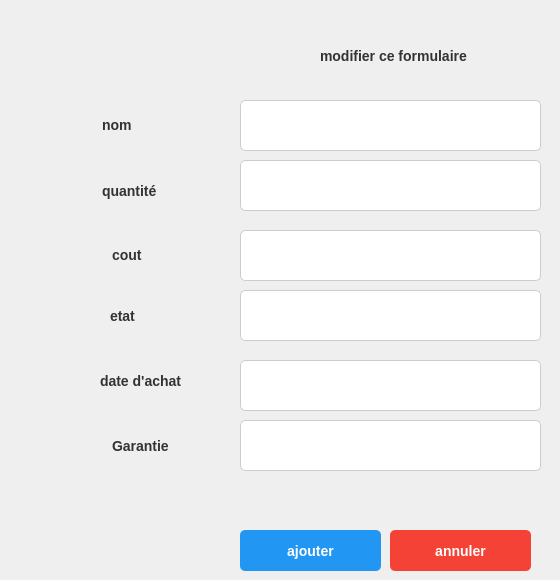
          <widget class="QWidget" name="page_10">
           <widget class="QLabel" name="label_59">
            <property name="geometry">
             <rect>
              <x>102</x>
              <y>109</y>
              <width>131</width>
              <height>31</height>
             </rect>
            </property>
            <property name="styleSheet">
             <string notr="true">QLabel {
    font-size: 14px; /* Taille de la police */
    font-weight: bold; /* Texte en gras */
    color: #333333; /* Couleur du texte gris foncé */
}</string>
            </property>
            <property name="text">
             <string>nom</string>
            </property>
           </widget>
           <widget class="QLabel" name="label_60">
            <property name="geometry">
             <rect>
              <x>102</x>
              <y>170</y>
              <width>131</width>
              <height>41</height>
             </rect>
            </property>
            <property name="styleSheet">
             <string notr="true">QLabel {
    font-size: 14px; /* Taille de la police */
    font-weight: bold; /* Texte en gras */
    color: #333333; /* Couleur du texte gris foncé */
}</string>
            </property>
            <property name="text">
             <string>quantité</string>
            </property>
           </widget>
           <widget class="QLabel" name="label_61">
            <property name="geometry">
             <rect>
              <x>112</x>
              <y>239</y>
              <width>121</width>
              <height>31</height>
             </rect>
            </property>
            <property name="styleSheet">
             <string notr="true">QLabel {
    font-size: 14px; /* Taille de la police */
    font-weight: bold; /* Texte en gras */
    color: #333333; /* Couleur du texte gris foncé */
}</string>
            </property>
            <property name="text">
             <string>cout</string>
            </property>
           </widget>
           <widget class="QLabel" name="label_62">
            <property name="geometry">
             <rect>
              <x>110</x>
              <y>300</y>
              <width>111</width>
              <height>31</height>
             </rect>
            </property>
            <property name="styleSheet">
             <string notr="true">QLabel {
    font-size: 14px; /* Taille de la police */
    font-weight: bold; /* Texte en gras */
    color: #333333; /* Couleur du texte gris foncé */
}</string>
            </property>
            <property name="text">
             <string>etat</string>
            </property>
           </widget>
           <widget class="QLabel" name="label_63">
            <property name="geometry">
             <rect>
              <x>100</x>
              <y>360</y>
              <width>121</width>
              <height>41</height>
             </rect>
            </property>
            <property name="styleSheet">
             <string notr="true">QLabel {
    font-size: 14px; /* Taille de la police */
    font-weight: bold; /* Texte en gras */
    color: #333333; /* Couleur du texte gris foncé */
}</string>
            </property>
            <property name="text">
             <string>date d'achat</string>
            </property>
           </widget>
           <widget class="QLabel" name="label_64">
            <property name="geometry">
             <rect>
              <x>112</x>
              <y>420</y>
              <width>131</width>
              <height>51</height>
             </rect>
            </property>
            <property name="styleSheet">
             <string notr="true">QLabel {
    font-size: 14px; /* Taille de la police */
    font-weight: bold; /* Texte en gras */
    color: #333333; /* Couleur du texte gris foncé */
}</string>
            </property>
            <property name="text">
             <string>Garantie</string>
            </property>
           </widget>
           <widget class="QLineEdit" name="lineEdit_25">
            <property name="geometry">
             <rect>
              <x>240</x>
              <y>100</y>
              <width>301</width>
              <height>51</height>
             </rect>
            </property>
            <property name="styleSheet">
             <string notr="true">QLineEdit {
    background-color: #ffffff; /* Fond blanc */
    border: 1px solid #cccccc; /* Bordure grise */
    border-radius: 5px; /* Coins arrondis */
    padding: 8px; /* Espace intérieur */
    font-size: 14px; /* Taille de la police */
    color: #333333; /* Couleur du texte gris foncé */
}

QLineEdit:focus {
    border: 2px solid #2196f3; /* Bordure bleue lorsqu'il est sélectionné */
}</string>
            </property>
            <property name="text">
             <string/>
            </property>
           </widget>
           <widget class="QLineEdit" name="lineEdit_26">
            <property name="geometry">
             <rect>
              <x>240</x>
              <y>160</y>
              <width>301</width>
              <height>51</height>
             </rect>
            </property>
            <property name="styleSheet">
             <string notr="true">QLineEdit {
    background-color: #ffffff; /* Fond blanc */
    border: 1px solid #cccccc; /* Bordure grise */
    border-radius: 5px; /* Coins arrondis */
    padding: 8px; /* Espace intérieur */
    font-size: 14px; /* Taille de la police */
    color: #333333; /* Couleur du texte gris foncé */
}

QLineEdit:focus {
    border: 2px solid #2196f3; /* Bordure bleue lorsqu'il est sélectionné */
}</string>
            </property>
            <property name="text">
             <string/>
            </property>
           </widget>
           <widget class="QLineEdit" name="lineEdit_27">
            <property name="geometry">
             <rect>
              <x>240</x>
              <y>230</y>
              <width>301</width>
              <height>51</height>
             </rect>
            </property>
            <property name="styleSheet">
             <string notr="true">QLineEdit {
    background-color: #ffffff; /* Fond blanc */
    border: 1px solid #cccccc; /* Bordure grise */
    border-radius: 5px; /* Coins arrondis */
    padding: 8px; /* Espace intérieur */
    font-size: 14px; /* Taille de la police */
    color: #333333; /* Couleur du texte gris foncé */
}

QLineEdit:focus {
    border: 2px solid #2196f3; /* Bordure bleue lorsqu'il est sélectionné */
}</string>
            </property>
            <property name="text">
             <string/>
            </property>
           </widget>
           <widget class="QLineEdit" name="lineEdit_28">
            <property name="geometry">
             <rect>
              <x>240</x>
              <y>290</y>
              <width>301</width>
              <height>51</height>
             </rect>
            </property>
            <property name="styleSheet">
             <string notr="true">QLineEdit {
    background-color: #ffffff; /* Fond blanc */
    border: 1px solid #cccccc; /* Bordure grise */
    border-radius: 5px; /* Coins arrondis */
    padding: 8px; /* Espace intérieur */
    font-size: 14px; /* Taille de la police */
    color: #333333; /* Couleur du texte gris foncé */
}

QLineEdit:focus {
    border: 2px solid #2196f3; /* Bordure bleue lorsqu'il est sélectionné */
}</string>
            </property>
            <property name="text">
             <string/>
            </property>
           </widget>
           <widget class="QLineEdit" name="lineEdit_29">
            <property name="geometry">
             <rect>
              <x>240</x>
              <y>420</y>
              <width>301</width>
              <height>51</height>
             </rect>
            </property>
            <property name="styleSheet">
             <string notr="true">QLineEdit {
    background-color: #ffffff; /* Fond blanc */
    border: 1px solid #cccccc; /* Bordure grise */
    border-radius: 5px; /* Coins arrondis */
    padding: 8px; /* Espace intérieur */
    font-size: 14px; /* Taille de la police */
    color: #333333; /* Couleur du texte gris foncé */
}

QLineEdit:focus {
    border: 2px solid #2196f3; /* Bordure bleue lorsqu'il est sélectionné */
}</string>
            </property>
            <property name="text">
             <string/>
            </property>
           </widget>
           <widget class="QLineEdit" name="lineEdit_30">
            <property name="geometry">
             <rect>
              <x>240</x>
              <y>360</y>
              <width>301</width>
              <height>51</height>
             </rect>
            </property>
            <property name="styleSheet">
             <string notr="true">QLineEdit {
    background-color: #ffffff; /* Fond blanc */
    border: 1px solid #cccccc; /* Bordure grise */
    border-radius: 5px; /* Coins arrondis */
    padding: 8px; /* Espace intérieur */
    font-size: 14px; /* Taille de la police */
    color: #333333; /* Couleur du texte gris foncé */
}

QLineEdit:focus {
    border: 2px solid #2196f3; /* Bordure bleue lorsqu'il est sélectionné */
}</string>
            </property>
            <property name="text">
             <string/>
            </property>
           </widget>
           <widget class="QPushButton" name="pushButton_12">
            <property name="geometry">
             <rect>
              <x>240</x>
              <y>530</y>
              <width>141</width>
              <height>41</height>
             </rect>
            </property>
            <property name="styleSheet">
             <string notr="true">QPushButton {
    background-color: #2196f3; /* Fond bleu */
    color: white; /* Texte blanc */
    font-size: 14px; /* Taille de la police */
    font-weight: bold; /* Texte en gras */
    border: none; /* Pas de bordure */
    border-radius: 5px; /* Coins arrondis */
    padding: 10px 20px; /* Espace intérieur */
}

QPushButton:hover {
    background-color: #1976d2; /* Fond bleu foncé au survol */
}

QPushButton:pressed {
    background-color: #0d47a1; /* Fond bleu très foncé au clic */
}</string>
            </property>
            <property name="text">
             <string>ajouter</string>
            </property>
           </widget>
           <widget class="QPushButton" name="pushButton_13">
            <property name="geometry">
             <rect>
              <x>390</x>
              <y>530</y>
              <width>141</width>
              <height>41</height>
             </rect>
            </property>
            <property name="styleSheet">
             <string notr="true">QPushButton {
    background-color: #f44336; /* Fond rouge */
    color: white; /* Texte blanc */
    font-size: 14px; /* Taille de la police */
    font-weight: bold; /* Texte en gras */
    border: none; /* Pas de bordure */
    border-radius: 5px; /* Coins arrondis */
    padding: 10px 20px; /* Espace intérieur */
}

QPushButton:hover {
    background-color: #d32f2f; /* Fond rouge foncé au survol */
}

QPushButton:pressed {
    background-color: #b71c1c; /* Fond rouge très foncé au clic */
}</string>
            </property>
            <property name="text">
             <string>annuler</string>
            </property>
           </widget>
           <widget class="QLabel" name="label_65">
            <property name="geometry">
             <rect>
              <x>320</x>
              <y>30</y>
              <width>231</width>
              <height>51</height>
             </rect>
            </property>
            <property name="styleSheet">
             <string notr="true">QLabel {
    font-size: 14px; /* Taille de la police */
    font-weight: bold; /* Texte en gras */
    color: #333333; /* Couleur du texte gris foncé */
}</string>
            </property>
            <property name="text">
             <string>modifier ce formulaire</string>
            </property>
           </widget>
          </widget>
